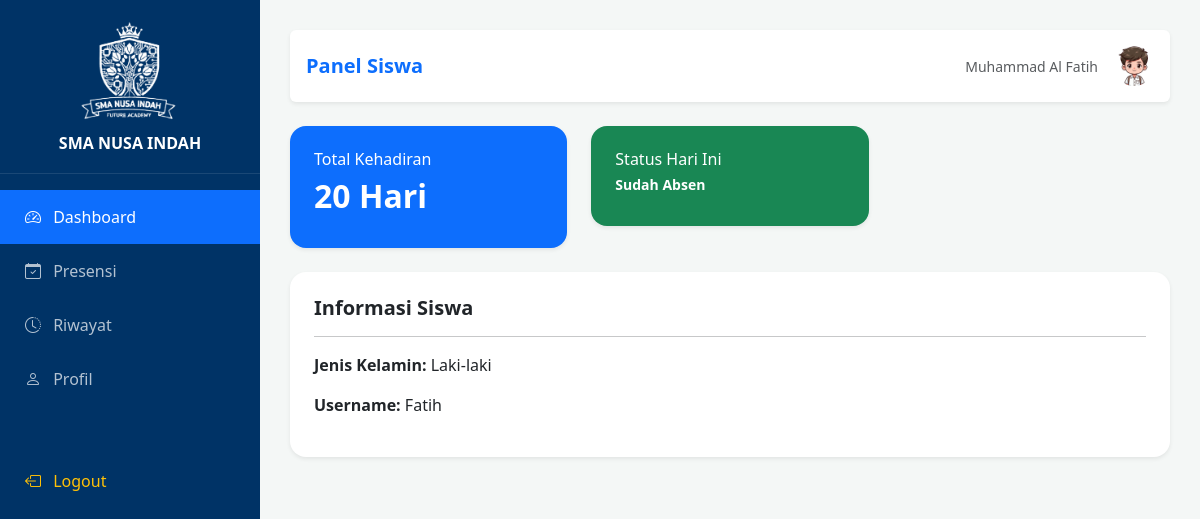
The page /siswa/dashboard.php (signed in) on the database its author committed.
### tables this page shows
CREATE TABLE `siswa` (
  `id` int(11) NOT NULL,
  `nama` varchar(100) NOT NULL,
  `jenis_kelamin` enum('Laki-laki','Perempuan') DEFAULT NULL,
  `username` varchar(50) NOT NULL,
  `password` varchar(255) NOT NULL,
  `foto` varchar(255) DEFAULT 'default.png'
);

### siswa/dashboard.php (the view, shortened to what this page needs)
<?php
include '../config/config.php';
$username = $_SESSION['username'];
$query = mysqli_query($conn, "SELECT * FROM siswa WHERE username = '$username'");
$user = mysqli_fetch_assoc($query);
?>
<!DOCTYPE html>
<html lang="id">
<head>
    <link href="https://cdn.jsdelivr.net/npm/bootstrap@5.3.0/dist/css/bootstrap.min.css" rel="stylesheet">
    <link rel="stylesheet" href="https://cdn.jsdelivr.net/npm/bootstrap-icons@1.11.1/font/bootstrap-icons.css">
</head>
<body>
    <div id="sidebar">
        <div class="sidebar-logo">
            <img src="../assets/img/logo.png" alt="Logo">
            <h6 class="mb-0 fw-bold">SMA NUSA INDAH</h6>
        </div>
        <ul class="nav flex-column mt-3">
            <li class="nav-item"><a href="dashboard.php" class="nav-link active"><i class="bi bi-speedometer2 me-2"></i> Dashboard</a></li>
            <li class="nav-item"><a href="presensi.php" class="nav-link"><i class="bi bi-calendar-check me-2"></i> Presensi</a></li>
            <li class="nav-item"><a href="riwayat.php" class="nav-link"><i class="bi bi-clock-history me-2"></i> Riwayat</a></li>
            <li class="nav-item"><a href="profil.php" class="nav-link"><i class="bi bi-person me-2"></i> Profil</a></li>
            <li class="nav-item mt-5"><a href="logout.php" class="nav-link text-warning"><i class="bi bi-box-arrow-left me-2"></i> Logout</a></li>
        </ul>
    </div>
    <div class="content">
        <div class="d-flex justify-content-between align-items-center mb-4 p-3 bg-white rounded shadow-sm">
            <h5 class="mb-0 fw-bold text-primary">Panel Siswa</h5>
            <div class="d-flex align-items-center">
                <span class="me-3 small text-muted"><?= $user['nama']; ?></span>
                <img src="../assets/img/<?= $user['foto'] ? $user['foto'] : 'default.png'; ?>" class="rounded-circle" width="40" height="40" style="object-fit: cover;">
            </div>
        </div>
        <div class="row g-4">
            <div class="col-md-4">
                <div class="card bg-primary text-white p-4 border-0 shadow-sm rounded-4">
                    <h6>Total Kehadiran</h6>
                    <h2 class="fw-bold">20 Hari</h2>
                </div>
            </div>
            <div class="col-md-4">
                <div class="card bg-success text-white p-4 border-0 shadow-sm rounded-4">
                    <h6>Status Hari Ini</h6>
                    <h2 class="fw-bold small">Sudah Absen</h2>
                </div>
            </div>
            <div class="col-md-12">
                <div class="bg-white p-4 rounded-4 shadow-sm">
                    <h5 class="fw-bold">Informasi Siswa</h5>
                    <hr>
                    <p><strong>Jenis Kelamin:</strong> <?= $user['jenis_kelamin'] ? $user['jenis_kelamin'] : 'Belum diset'; ?></p>
                    <p><strong>Username:</strong> <?= $user['username']; ?></p>
                </div>
            </div>
        </div>
    </div>
</body>
</html>

### siswa/dashboard.php (style rules this page uses)
body { background-color: #f4f7f6; }
#sidebar { background: #003366; min-height: 100vh; width: 260px; position: fixed; color: white; }
.sidebar-logo { padding: 20px; text-align: center; border-bottom: 1px solid rgba(255,255,255,0.1); }
.sidebar-logo img { width: 100px; margin-bottom: 10px; }
.nav-link { color: rgba(255,255,255,0.7); padding: 15px 25px; }
.nav-link:hover, .nav-link.active { color: white; background: #0d6efd; }
.content { margin-left: 260px; padding: 30px; }

### rows shown on the page
siswa: nama "Muhammad Al Fatih", foto (placeholder picture), jenis_kelamin "Laki-laki", username "Fatih"
